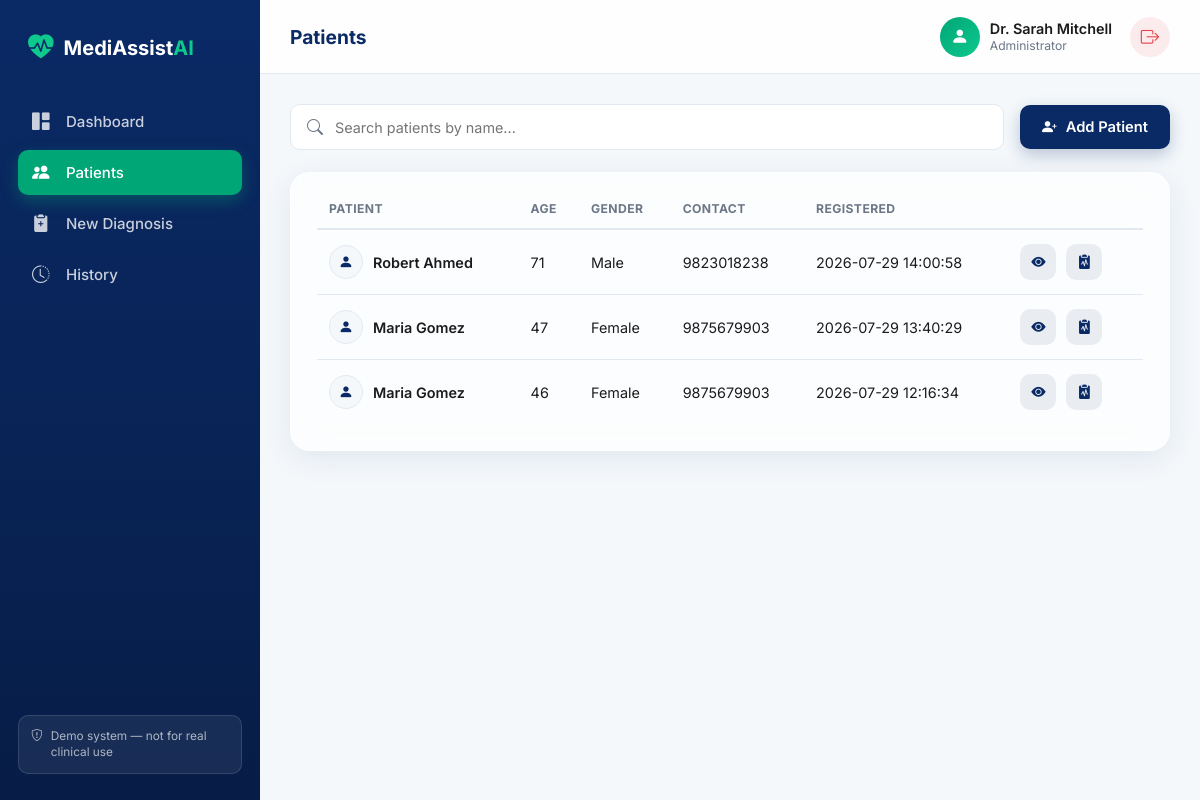
The app's page /patients (signed in) with its own data.
### tables this page shows
CREATE TABLE patients (
            id INTEGER PRIMARY KEY AUTOINCREMENT,
            full_name TEXT NOT NULL,
            age INTEGER NOT NULL,
            gender TEXT NOT NULL,
            contact TEXT,
            created_by INTEGER,
            created_at TIMESTAMP DEFAULT CURRENT_TIMESTAMP,
            FOREIGN KEY (created_by) REFERENCES users (id)
        );

### app.py (the view)
@app.route("/patients")
@login_required
def patients():
    conn = get_connection()
    search = request.args.get("q", "").strip()
    if search:
        rows = conn.execute(
            "SELECT * FROM patients WHERE full_name LIKE ? ORDER BY created_at DESC",
            (f"%{search}%",),
        ).fetchall()
    else:
        rows = conn.execute("SELECT * FROM patients ORDER BY created_at DESC").fetchall()
    conn.close()
    return render_template("patients.html", patients=rows, search=search)

### app.py (called while the page is built)
def login_required(view_func):
    from functools import wraps
    @wraps(view_func)
    def wrapped(*args, **kwargs):
        if "user_id" not in session:
            flash("Please log in to continue.", "warning")
            return redirect(url_for("login"))
        return view_func(*args, **kwargs)
    return wrapped

### database/db_setup.py (called while the page is built)
def get_connection():
    os.makedirs(os.path.dirname(Config.DATABASE_PATH), exist_ok=True)
    conn = sqlite3.connect(Config.DATABASE_PATH)
    conn.row_factory = sqlite3.Row  # lets us access columns by name
    return conn

### templates/patients.html (shortened to what this page needs)
{% extends "base.html" %}
{% block page_title %}Patients{% endblock %}
{% block content %}
<div class="page-header-row">
    <form method="GET" class="search-bar">
        <i class="bi bi-search"></i>
        <input type="text" name="q" placeholder="Search patients by name..." value="{{ search }}">
    </form>
    <a href="{{ url_for('new_patient') }}" class="btn-primary">
        <i class="bi bi-person-plus-fill"></i> Add Patient
    </a>
</div>
<div class="panel-card glass-card table-card">
    {% if patients %}
    <table class="data-table">
        <thead>
            <tr>
                <th>Patient</th>
                <th>Age</th>
                <th>Gender</th>
                <th>Contact</th>
                <th>Registered</th>
                <th></th>
            </tr>
        </thead>
        <tbody>
        {% for p in patients %}
            <tr>
                <td>
                    <div class="table-patient">
                        <div class="table-avatar"><i class="bi bi-person-fill"></i></div>
                        <span>{{ p['full_name'] }}</span>
                    </div>
                </td>
                <td>{{ p['age'] }}</td>
                <td>{{ p['gender'] }}</td>
                <td>{{ p['contact'] or '—' }}</td>
                <td>{{ p['created_at'] }}</td>
                <td class="table-actions">
                    <a href="{{ url_for('patient_detail', patient_id=p['id']) }}" class="btn-icon" title="View">
                        <i class="bi bi-eye-fill"></i>
                    </a>
                    <a href="{{ url_for('diagnose', patient_id=p['id']) }}" class="btn-icon btn-icon-green" title="New Diagnosis">
                        <i class="bi bi-clipboard2-pulse-fill"></i>
                    </a>
                </td>
            </tr>
        {% endfor %}
        </tbody>
    </table>
    {% else %}
    <p class="empty-state">No patients found. <a href="{{ url_for('new_patient') }}">Add the first patient</a>.</p>
    {% endif %}
</div>
{% endblock %}

### static/css/style.css (style rules this page uses)
:root { --primary: #0A2A66; --primary-light: #123a8a; --secondary: #00A676; --secondary-light: #0ec98e; --bg: #F4F8FB; --card: #ffffff; --text: #1B1B1B; --text-muted: #6b7686; --danger: #E5484D; --warning: #F5A623; --border: #e3e9f0; --radius-lg: 20px; --radius-md: 14px; --radius-sm: 10px; --shadow-soft: 0 8px 30px rgba(10, 42, 102, 0.08); --shadow-hover: 0 14px 40px rgba(10, 42, 102, 0.14); }
* { box-sizing: border-box; }
body { margin: 0; font-family: 'Inter', -apple-system, BlinkMacSystemFont, sans-serif; background: var(--bg); color: var(--text); -webkit-font-smoothing: antialiased; }
a { text-decoration: none; color: inherit; }
.glass-card { background: rgba(255, 255, 255, 0.75); backdrop-filter: blur(16px); -webkit-backdrop-filter: blur(16px); border: 1px solid rgba(255, 255, 255, 0.6); border-radius: var(--radius-lg); box-shadow: var(--shadow-soft); transition: transform 0.25s ease, box-shadow 0.25s ease; }
.panel-card { padding: 26px; }
.btn-primary, .btn-primary-full, .btn-secondary { display: inline-flex; align-items: center; justify-content: center; gap: 9px; padding: 13px 22px; border-radius: var(--radius-sm); font-weight: 600; font-size: 0.92rem; border: none; cursor: pointer; transition: all 0.2s ease; }
.btn-primary { background: var(--primary); color: #fff; box-shadow: 0 6px 16px rgba(10,42,102,0.25); }
.btn-icon { width: 36px; height: 36px; display: inline-flex; align-items: center; justify-content: center; border-radius: 10px; background: rgba(10,42,102,0.08); color: var(--primary); margin-right: 6px; transition: all 0.2s ease; }
.table-card { padding: 10px 26px 26px 26px; }
.data-table { width: 100%; border-collapse: collapse; }
.data-table th { text-align: left; font-size: 0.76rem; text-transform: uppercase; letter-spacing: 0.4px; color: var(--text-muted); padding: 18px 12px 12px 12px; border-bottom: 2px solid var(--border); }
.data-table td { padding: 14px 12px; border-bottom: 1px solid var(--border); font-size: 0.9rem; }
.data-table tr:last-child td { border-bottom: none; }
.table-patient { display: flex; align-items: center; gap: 10px; font-weight: 600; }
.table-avatar { width: 34px; height: 34px; border-radius: 50%; background: var(--bg); border: 1px solid var(--border); display: flex; align-items: center; justify-content: center; color: var(--primary); }
.table-actions { white-space: nowrap; }
.page-header-row { display: flex; gap: 16px; margin-bottom: 22px; align-items: center; }
.search-bar { flex: 1; display: flex; align-items: center; gap: 10px; background: #fff; border: 1.5px solid var(--border); border-radius: var(--radius-sm); padding: 12px 16px; }
.search-bar i { color: var(--text-muted); }
.search-bar input { flex: 1; border: none; outline: none; font-size: 0.9rem; font-family: inherit; }

### records on screen
patients: full_name "Robert Ahmed", age "71", gender "Male", contact "9823018238", created_at "2026-07-29 14:00:58"
patients: full_name "Maria Gomez", age "47", gender "Female", contact "9875679903", created_at "2026-07-29 13:40:29"
patients: full_name "Maria Gomez", age "46", gender "Female", contact "9875679903", created_at "2026-07-29 12:16:34"

### other values on screen
{{ session.get('full_name') }} "Dr. Sarah Mitchell"
{{ session.get('role') }} "Administrator"
